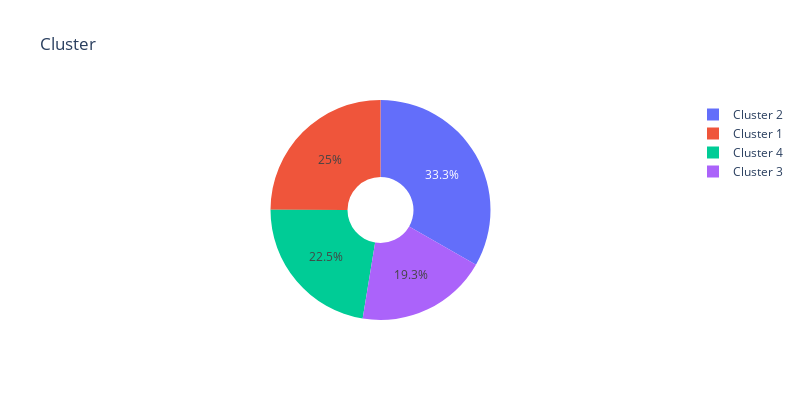

Here is the notebook cell this chart was saved with:
### Code cell
education_datafram = pd.DataFrame(df_['Cluster'].value_counts()).reset_index()
education_datafram.columns = ['Cluster', 'Count']

fig = go.Figure(data=[go.Pie(labels=education_datafram['Cluster'], values=education_datafram['Count'], hole=.3)])
fig.update_layout(width=800, height=400, title='Cluster')
fig.show()

### Figure 1 — Plotly figure (JSON) as saved in the notebook; plotly's stock layout.template omitted (floating-point values rounded to 4 significant figures)
{"data": [{"hole": 0.3, "labels": ["Cluster 2", "Cluster 1", "Cluster 4", "Cluster 3"], "type": "pie", "values": [744, 558, 502, 432]}], "layout": {"height": 400, "title": {"text": "Cluster"}, "width": 800}}
